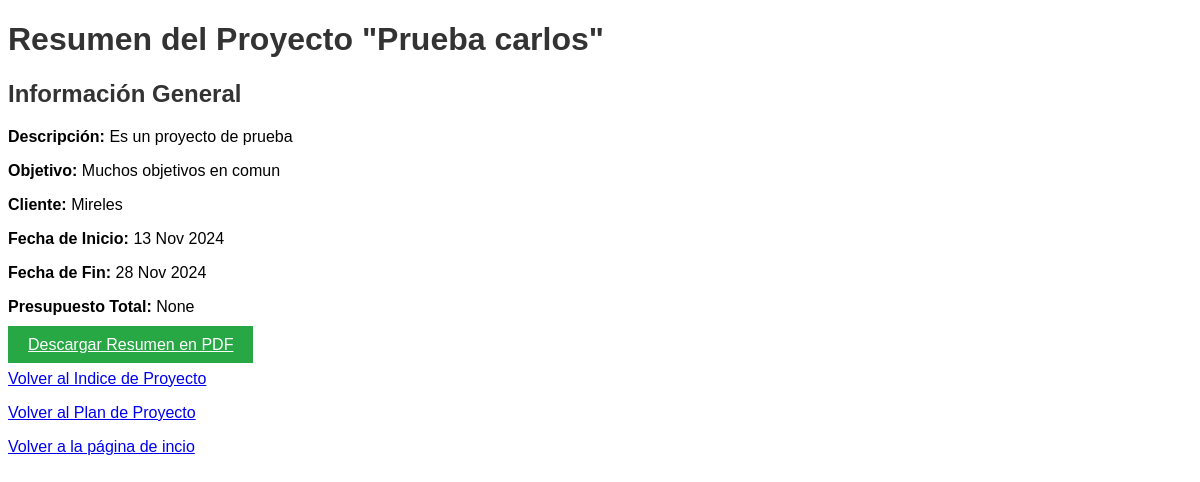
Screenshot of /project-plan/10/resumen-proyecto/ (signed in) with the database file from the repository.
### creadorAPP/models.py (models this page shows, shortened)
class ProjectPlan(models.Model):
    created_by = models.ForeignKey(User, on_delete=models.CASCADE)
    title = models.CharField(max_length=100)
    description = models.TextField()
    objetive = models.TextField()
    clientName = models.CharField(max_length=50)
    startDate = models.DateField()
    endDate = models.DateField()
    presupuestoTotal = models.DecimalField(
        max_digits=12,
        decimal_places=2,
        null=True,
        blank=True,
        help_text="Presupuesto total del proyecto en USD."
        )

### creadorAPP/views.py (the view)
# urls.py: path('project-plan/<int:project_id>/resumen-proyecto/', views.resumen_proyecto, name='resumen_proyecto'),
@login_required
def resumen_proyecto(request,project_id):
    proyecto = get_object_or_404(ProjectPlan, id=project_id)
    restricciones = proyecto.restricciones.all()
    tareas = proyecto.tasks.all()
    riesgos = proyecto.risks.all()
    return render(request, 'projects/resumen_proyecto.html', {
        'proyecto': proyecto,
        'restricciones': restricciones,
        'tareas': tareas,
        'riesgos':riesgos,
    })

### creadorAPP/templates/projects/resumen_proyecto.html (shortened to what this page needs)
<!DOCTYPE html>
<html lang="es">
<head>
</head>
<body>
    <h1>Resumen del Proyecto "{{ proyecto.title }}"</h1>
    <div class="section">
        <h2>Información General</h2>
        <p><strong>Descripción:</strong> {{ proyecto.description }}</p>
        <p><strong>Objetivo:</strong> {{ proyecto.objetive }}</p>
        <p><strong>Cliente:</strong> {{ proyecto.clientName }}</p>
        <p><strong>Fecha de Inicio:</strong> {{ proyecto.startDate|date:"d M Y" }}</p>
        <p><strong>Fecha de Fin:</strong> {{ proyecto.endDate|date:"d M Y" }}</p>
        <p><strong>Presupuesto Total:</strong> {{ proyecto.presupuestoTotal }}</p>
    </div>
        <a href="{% url 'descargar_resumen_pdf' proyecto.id %}" class="btn-download no-print">Descargar Resumen en PDF</a>
        <p><a href="{% url 'indice' proyecto.id %}">Volver al Indice de Proyecto</a></p>
        <p><a href="{% url 'view_project_plan' proyecto.id %}">Volver al Plan de Proyecto</a></p>
        <p><a href="{% url 'home' %}">Volver a la página de incio</a></p>
</body>
</html>

### creadorAPP/templates/projects/resumen_proyecto.html (style rules this page uses)
body { font-family: Arial, sans-serif; }
h1, h2 { color: #333; }
.section { margin-bottom: 20px; }
.btn-download { margin-top: 20px; padding: 10px 20px; background-color: #28a745; color: #fff; border: none; cursor: pointer; }
.no-print { display: none; }
@media screen { .no-print { display: inline; } }

### rows the page displays
ProjectPlan: title "Prueba carlos", description "Es un proyecto de prueba", objetive "Muchos objetivos en comun", clientName "Mireles", startDate "13 Nov 2024", endDate "28 Nov 2024", presupuestoTotal "None"
